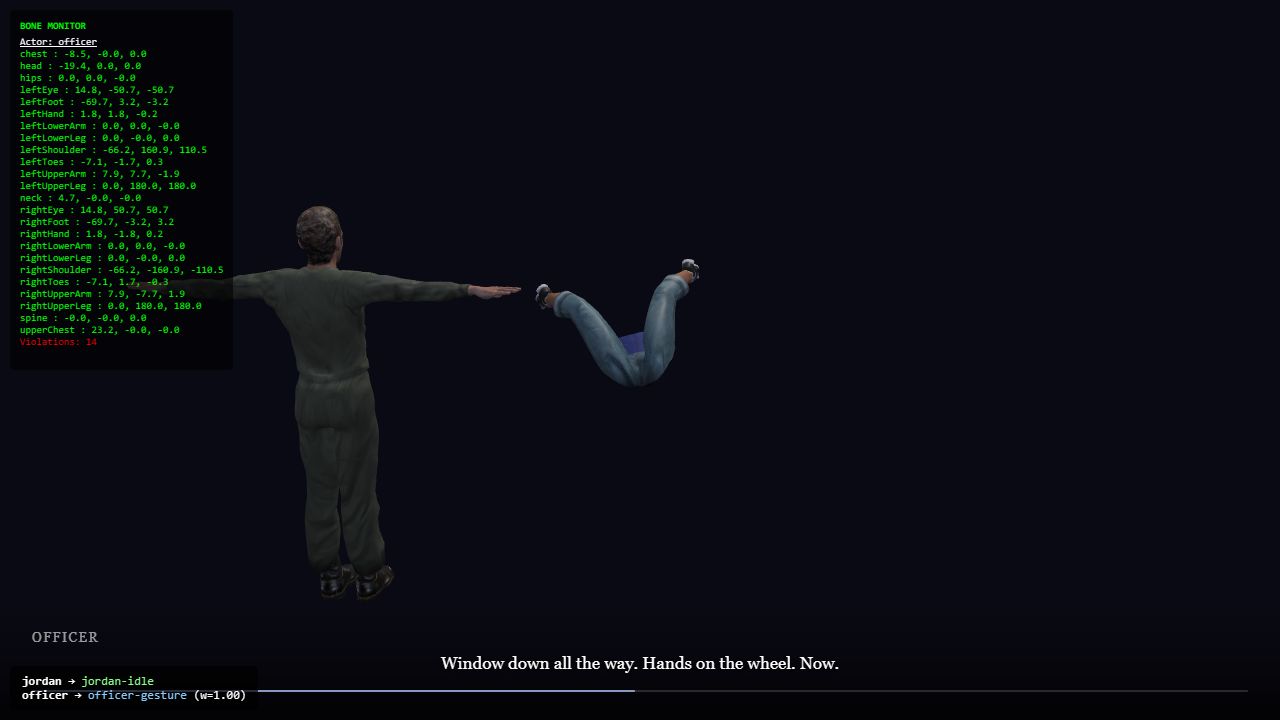
#> input picture raw_end.png, 1280 x 720 px, given in place of 105_13.avi, which was not available
$ python analyze_avi_motion.py
#> lines starting #> are read from the running program, lines starting #| are printed output that depends on the picture; after the words box and inside, x2 and y2 are one past the last pixel; in counts of white or black regions, pixels touching at a corner belong together; pictures that were not available may be replaced by others from this repository, and a replacement may not be noted
"""
Analyze 105_13.avi: track character position via silhouette centroid.
"""
import cv2
import numpy as np

cap = cv2.VideoCapture("105_13.avi")
if not cap.isOpened():
    print("Failed to open AVI")
    exit(1)

fps = cap.get(cv2.CAP_PROP_FPS)
total = int(cap.get(cv2.CAP_PROP_FRAME_COUNT))
print(f"FPS: {fps}, Total frames: {total}")

positions = []
frame_idx = 0

while True:
    ret, frame = cap.read()
#> frame is the input picture: shape (720, 1280, 3); mean B, G, R 19.7, 12.9, 11.1
    if not ret:
        break
    if frame_idx % 73 == 0:  # sample ~10 frames
        gray = cv2.cvtColor(frame, cv2.COLOR_BGR2GRAY)
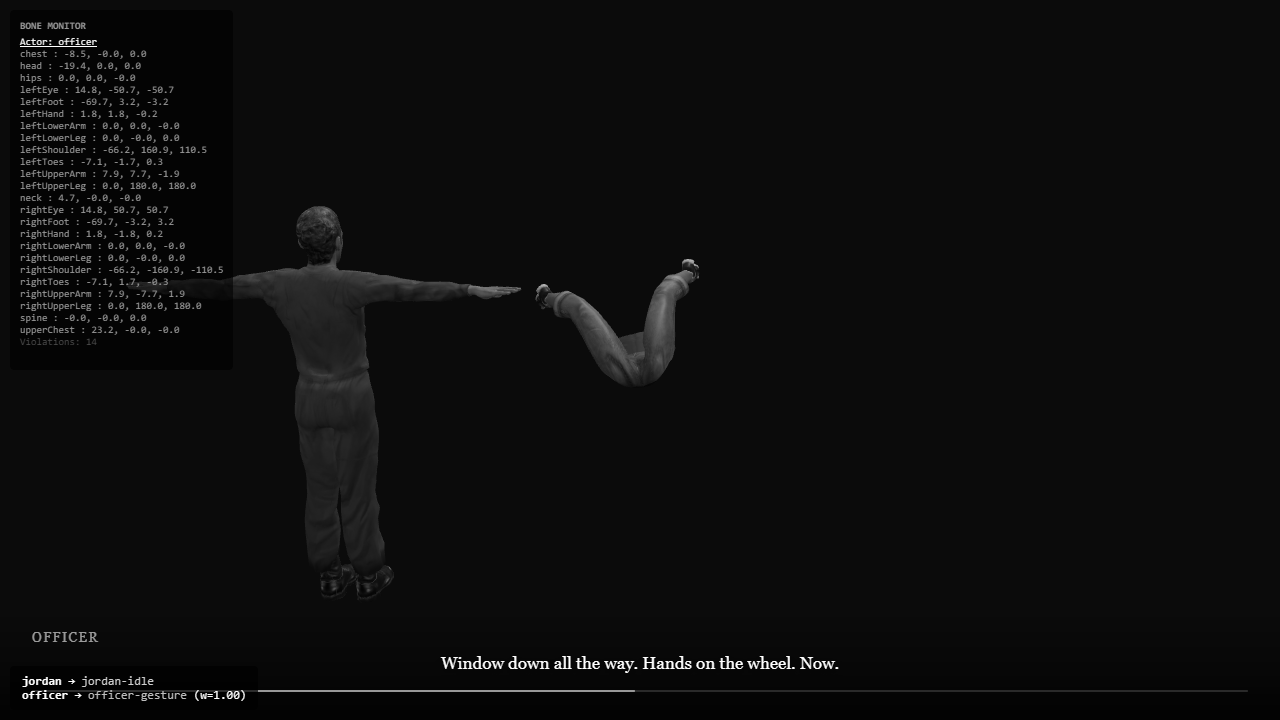
#> gray: shape (720, 1280); min 1, max 255, mean 13
        # Threshold to find character (darker than background)
        _, thresh = cv2.threshold(gray, 100, 255, cv2.THRESH_BINARY_INV)
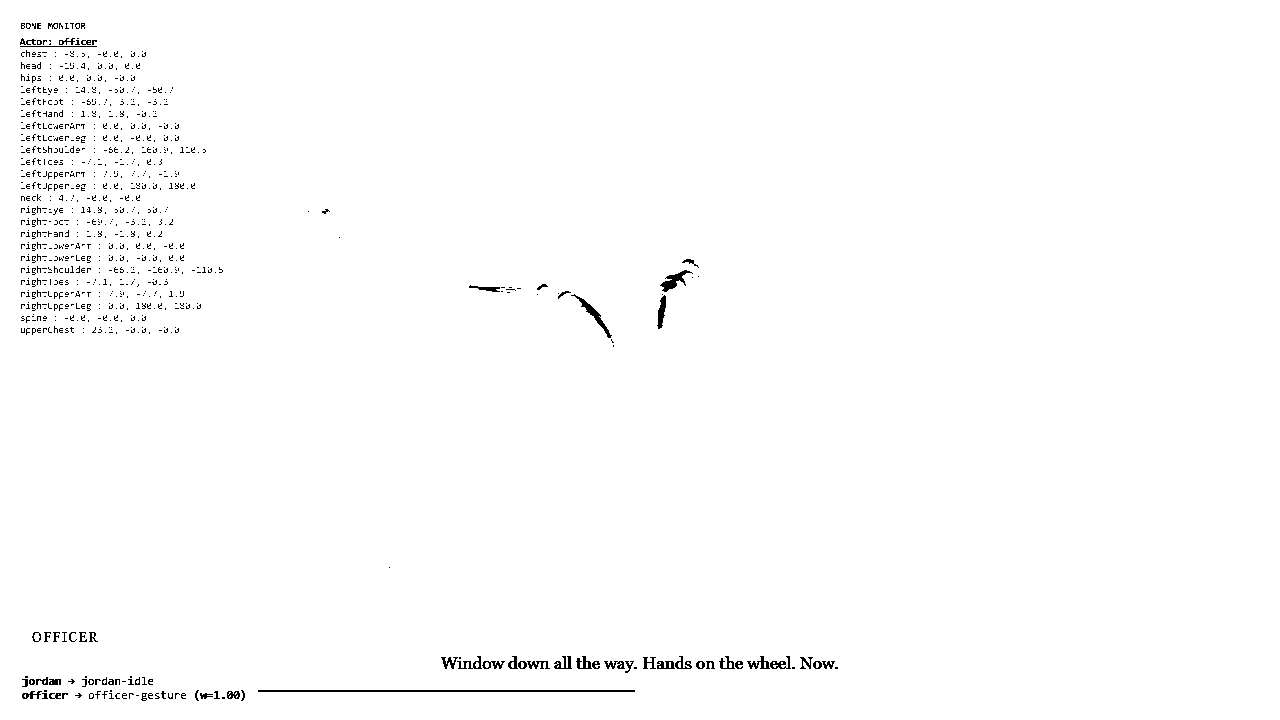
#> thresh: shape (720, 1280); 99% white; black in thin lines or dots, all inside (x1, y1, x2, y2) = (20, 23, 838, 701)
        # Find contours
        contours, _ = cv2.findContours(thresh, cv2.RETR_EXTERNAL, cv2.CHAIN_APPROX_SIMPLE)
#> contours = [[[0, 0], [0, 719], [1279, 719], [1279, 0]]]
        if contours:
            # Largest contour = character
            largest = max(contours, key=cv2.contourArea)
#> largest = [[0, 0], [0, 719], [1279, 719], [1279, 0]]
            M = cv2.moments(largest)
#> M = moments, m00 919601, centre m10/m00, m01/m00 = (639.5, 359.5)
            if M['m00'] > 0:
                cx = M['m10'] / M['m00']
#> cx = 639.5
                cy = M['m01'] / M['m00']
#> cy = 359.5
                area = cv2.contourArea(largest)
#> area = 919601
                positions.append((frame_idx, cx, cy, area))
                print(f"  Frame {frame_idx}: cx={cx:.0f}, cy={cy:.0f}, area={area:.0f}")
#|   Frame 0: cx=640, cy=360, area=919601
            else:
                positions.append((frame_idx, 0, 0, 0))
                print(f"  Frame {frame_idx}: no centroid")
        else:
            positions.append((frame_idx, 0, 0, 0))
            print(f"  Frame {frame_idx}: no contours")
    frame_idx += 1

cap.release()

if len(positions) >= 2:
    first = positions[0]
    last = positions[-1]
    print(f"\nOverall: cx Δ={last[1]-first[1]:.0f}px, cy Δ={last[2]-first[2]:.0f}px")
    print(f"  ({first[1]:.0f}, {first[2]:.0f}) → ({last[1]:.0f}, {last[2]:.0f})")

$ run again, on raw_hud.png
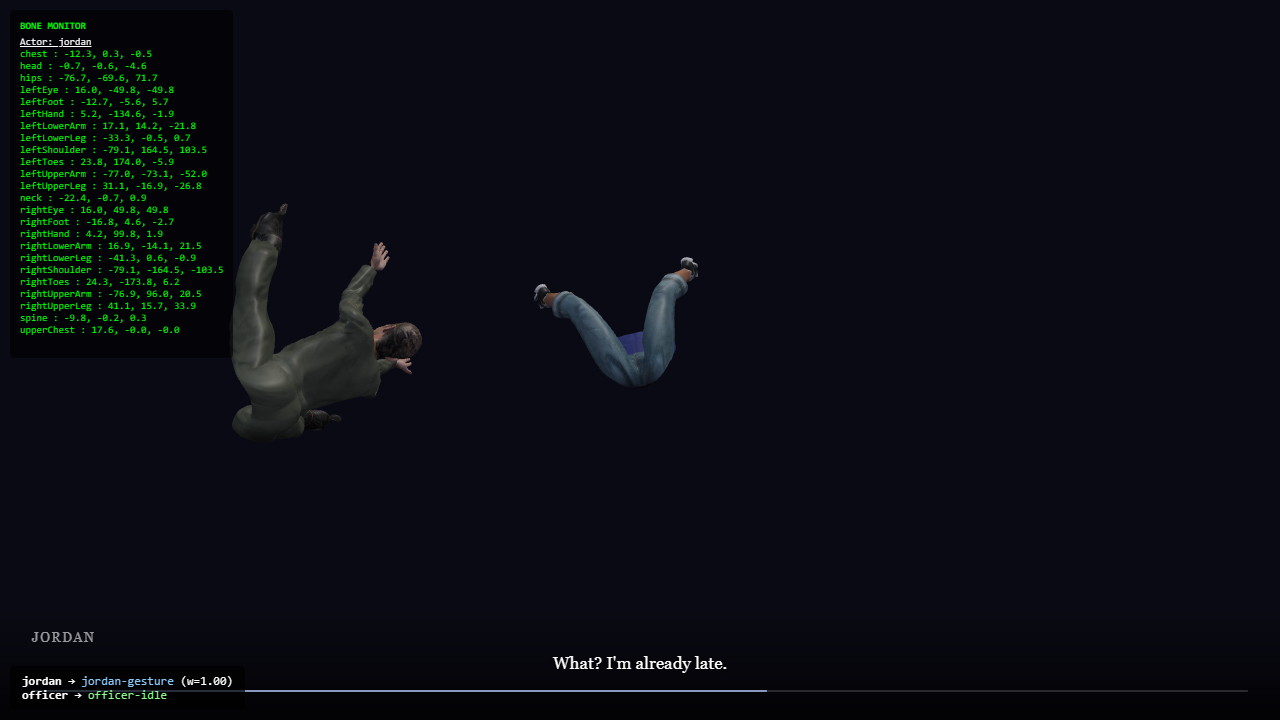
#> input picture raw_hud.png, 1280 x 720 px, given in place of 105_13.avi, which was not available
#> frame is the input picture: shape (720, 1280, 3); mean B, G, R 19.6, 12.7, 10.8
#> `gray = cv2.cvtColor(frame, cv2.COLOR_BGR2GRAY)`:
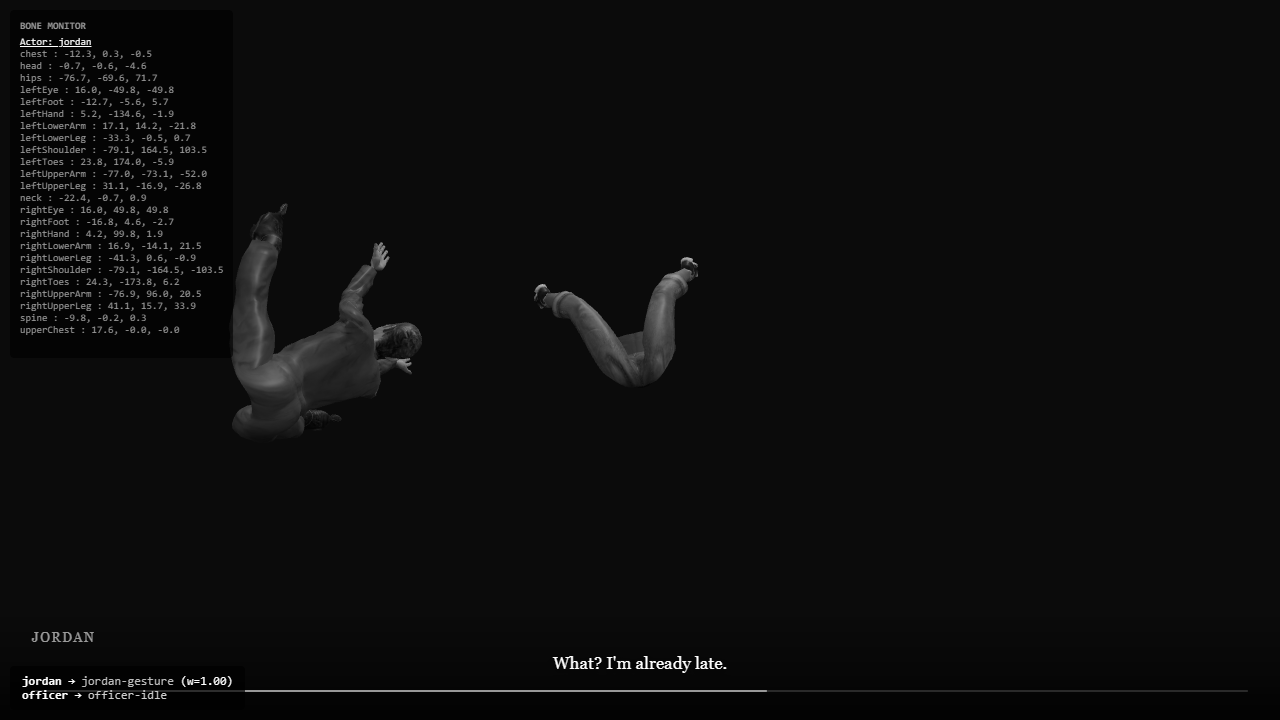
#> gray: shape (720, 1280); min 1, max 255, mean 12.8
#> `_, thresh = cv2.threshold(gray, 100, 255, cv2.THRESH_BINARY_INV)`:
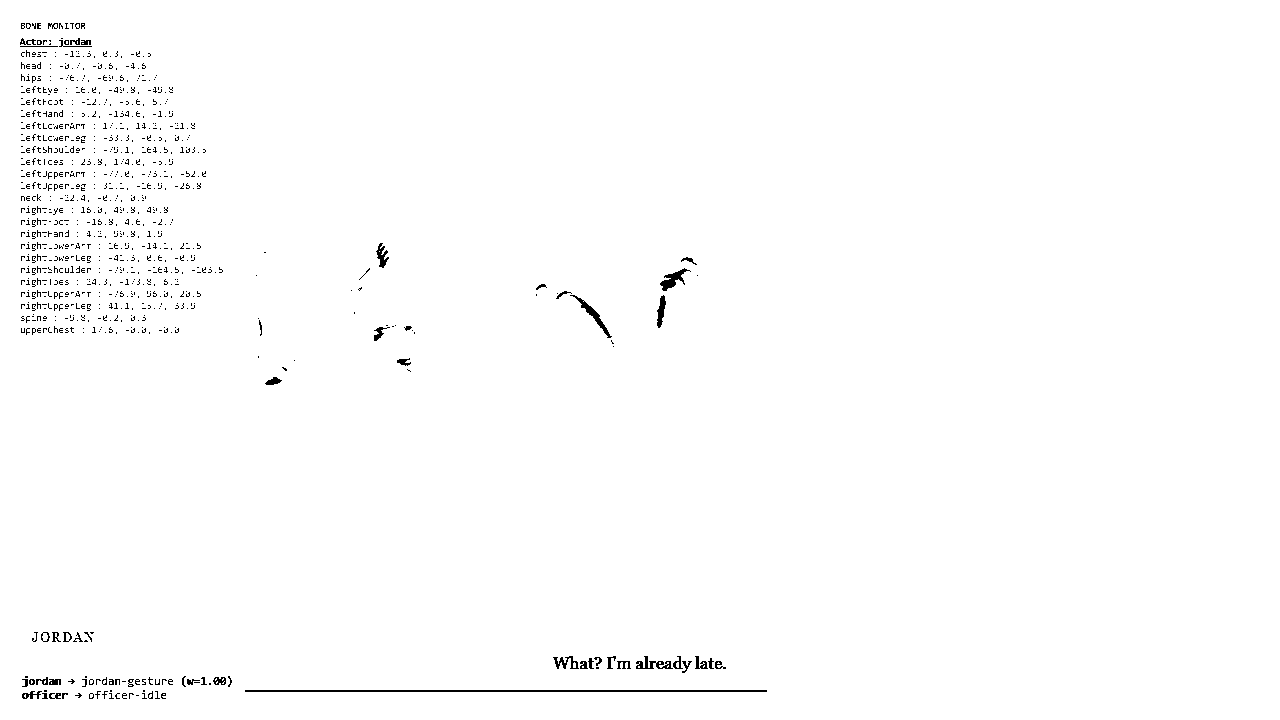
#> thresh: shape (720, 1280); 99% white; black in thin lines or dots, all inside (x1, y1, x2, y2) = (20, 23, 767, 699)
#> contours = [[[0, 0], [0, 719], [1279, 719], [1279, 0]]]
#> largest = [[0, 0], [0, 719], [1279, 719], [1279, 0]]
#> M = moments, m00 919601, centre m10/m00, m01/m00 = (639.5, 359.5)
#> cx = 639.5
#> cy = 359.5
#> area = 919601
#|   Frame 0: cx=640, cy=360, area=919601
